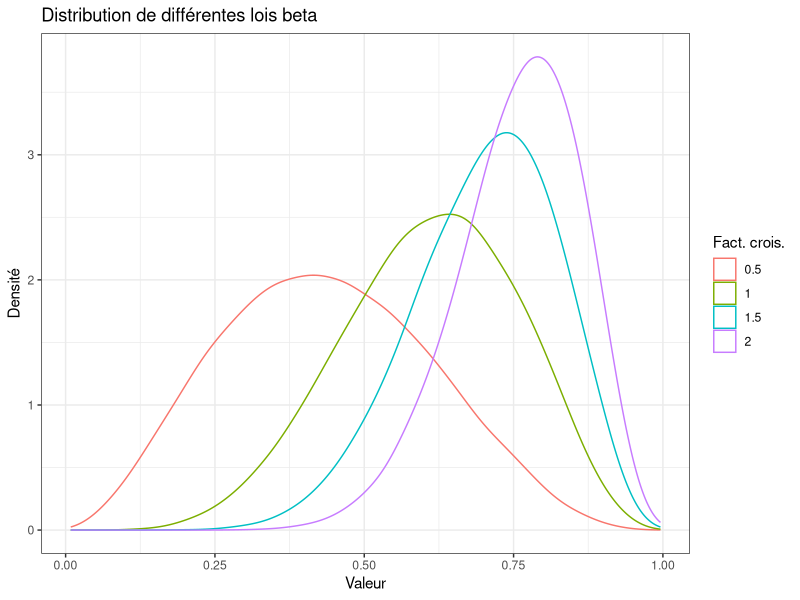
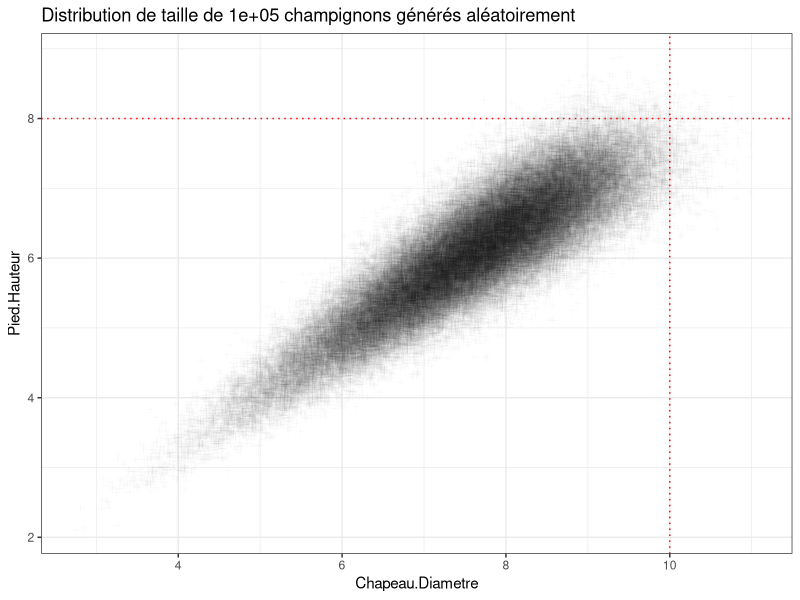
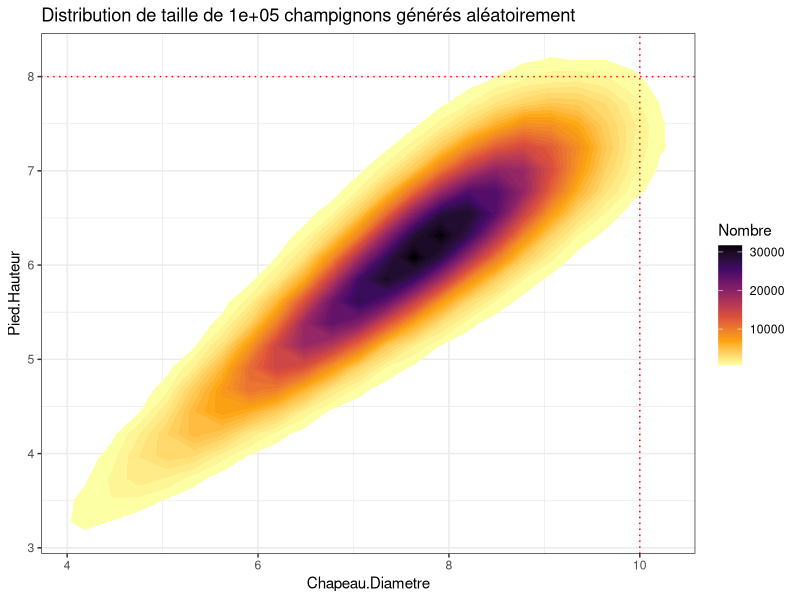
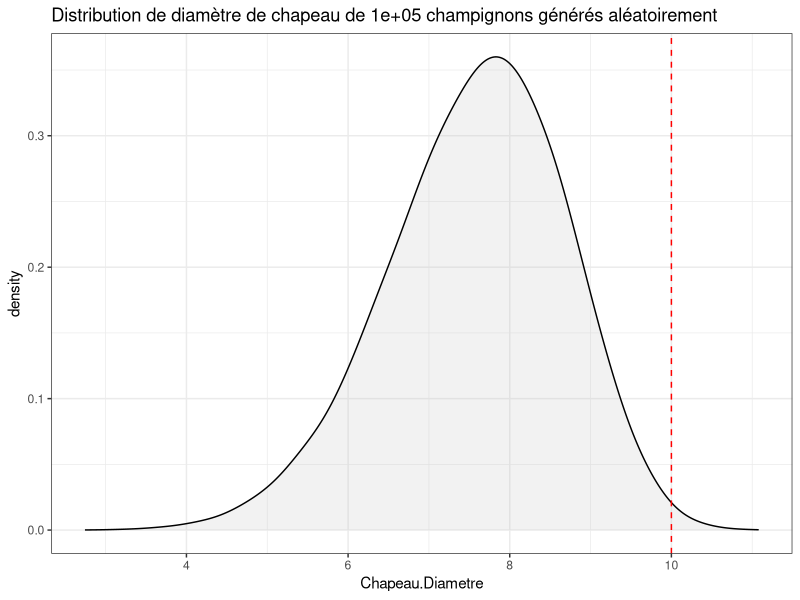

The R source for these figures, in order:
##########################
#     INITIALISATION     #
##########################

# Chargement des bibliothèques
library(tidyverse)    # Outils génériques

##################################
#       FACTEUR CROISSANCE       #
##################################

n_distrib <- 1e5
facteurs <- c(.5, 1, 1.5, 2)

loi_beta <- function(facteur){rbeta(n = n_distrib, shape1 = 6*facteur, shape2 =4, ncp = .5*facteur)}

beta <-lapply(X = facteurs, FUN = loi_beta)
names(beta) <- facteurs
beta <- as.data.frame(beta)
beta <- pivot_longer(beta, cols = 1:ncol(beta))
beta$name <- str_remove(beta$name, "X")

lois_beta <- ggplot(data = beta, aes(x = value, colour = name)) +
  ggtitle("Distribution de différentes lois beta") +
  labs(colour= "Fact. crois.") +
  xlab("Valeur") +
  ylab("Densité") +
  geom_density(alpha = .7, bw = .025) + 
  theme_bw()

###############################
#       DISTRIBUTION 2D       #
###############################

n_champis <- 1e5      # Nombre de champignons
f_crois <- 2          # Facteur de croissance

Chap.Diam <- 10
Pied.Haut <- 8

Champi_demo <- NULL
Champi_demo$FacteurTaille <- rbeta(n = n_champis, shape1 = 6*f_crois, shape2 =4, ncp = .5*f_crois)
Champi_demo$Chapeau.Diametre <- Chap.Diam*Champi_demo$FacteurTaille*rnorm(n = n_champis, mean = 1, sd = .05) #.1
Champi_demo$Pied.Hauteur <- Pied.Haut*Champi_demo$FacteurTaille*rnorm(n = n_champis, mean = 1, sd = .05)
Champi_demo <- as.data.frame(Champi_demo)

outliers_diam <- mean(Champi_demo$Chapeau.Diametre > Chap.Diam)

scatter2d <-ggplot(data = Champi_demo, aes(x = Chapeau.Diametre, y = Pied.Hauteur)) +
  ggtitle(paste0("Distribution de taille de ", n_champis, " champignons générés aléatoirement")) +
  geom_point(shape = 3, alpha = 2e3/n_champis) +
  theme_bw() +
  geom_vline(xintercept = Chap.Diam, linetype = "dotted", color = "red") +
  geom_hline(yintercept = Pied.Haut, linetype = "dotted", color = "red")

densite2d <- ggplot(data = Champi_demo, aes(x = Chapeau.Diametre, y = Pied.Hauteur)) +
  ggtitle(paste0("Distribution de taille de ", n_champis, " champignons générés aléatoirement")) +
  # geom_density2d_filled(bins = 100) +
  # geom_density2d(bins=15, color = "white", alpha = .2) +
  # scale_fill_viridis_d(option = "H", direction = 1) + #B,F,G (H)
  # theme(legend.position="none") +
  stat_density_2d(geom = "polygon", contour = TRUE, contour_var = "count",       #density, count, ndensity
                  aes(fill = after_stat(level)),
                  bins = 50, n = 30) +
  scale_fill_viridis_c(option = "B", direction = -1, name = "Nombre") + #B,F,G (H)
  theme_bw() +
  geom_vline(xintercept = Chap.Diam, linetype = "dotted", color = "red") +
  geom_hline(yintercept = Pied.Haut, linetype = "dotted", color = "red")

distrib_diametre <- ggplot(data = Champi_demo, aes(x = Chapeau.Diametre)) +
  ggtitle(paste0("Distribution de diamètre de chapeau de ", n_champis, " champignons générés aléatoirement")) +
#  geom_histogram(bins = 40, color = "black", fill = "grey") +
  geom_density(bw = .2, fill = "grey", alpha = .2) +
  theme_bw() +
  geom_vline(xintercept = Chap.Diam, linetype = "dashed", color = "red")

lois_beta           # Profil des lois beta selon facteur de croissance
scatter2d           # Nuage de points des tailles/diamètres
densite2d           # Graphique de densité des tailles/diamètres
distrib_diametre    # Distribution du diamètre
outliers_diam*100       # % de diamètres hors-norme
